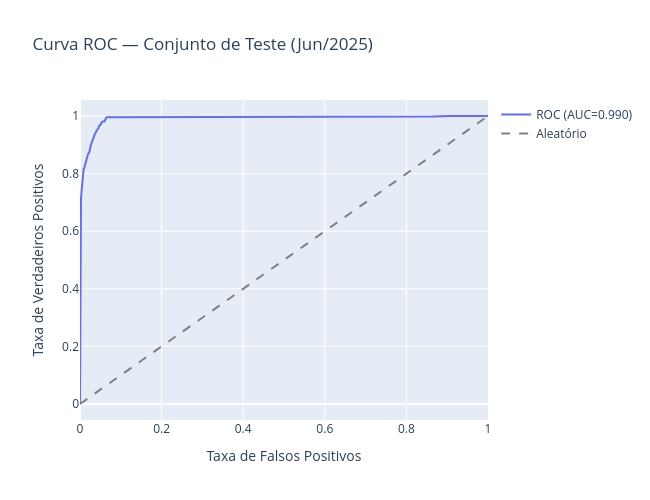

Notebook code cell kept with this figure:
### Code cell
fig = go.Figure()
fig.add_trace(go.Scatter(x=fpr, y=tpr, mode='lines', name=f'ROC (AUC={metrics["roc_auc"]:.3f})'))
fig.add_trace(go.Scatter(x=[0,1], y=[0,1], mode='lines', line=dict(dash='dash', color='gray'), name='Aleatório'))
fig.update_layout(
    title='Curva ROC — Conjunto de Teste (Jun/2025)',
    xaxis_title='Taxa de Falsos Positivos',
    yaxis_title='Taxa de Verdadeiros Positivos',
    width=650, height=500,
)
fig.show()
fig.write_image(str(FIGURES_DIR / 'roc_curve.png'))

### Figure 1 — Plotly figure (JSON) as saved in the notebook; plotly's stock layout.template omitted (floating-point values rounded to 4 significant figures; data arrays with more than 128 entries replaced by an {"elided": "..."} marker saying what was removed)
{"data": [{"mode": "lines", "name": "ROC (AUC=0.990)", "type": "scatter", "x": {"elided": "9270 float values"}, "y": {"elided": "9270 float values"}}, {"line": {"color": "gray", "dash": "dash"}, "mode": "lines", "name": "Aleatório", "type": "scatter", "x": [0, 1], "y": [0, 1]}], "layout": {"height": 500, "title": {"text": "Curva ROC — Conjunto de Teste (Jun/2025)"}, "width": 650, "xaxis": {"title": {"text": "Taxa de Falsos Positivos"}}, "yaxis": {"title": {"text": "Taxa de Verdadeiros Positivos"}}}}
